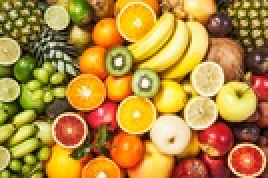
#> input picture proj2/istockphoto-529664572-612x612.jpg, 134 x 89 px, shrunk from 612 x 408 before the run (shown 2 times larger)
$ python main.py
#> lines starting #> are read from the running program, lines starting #| are printed output that depends on the picture
import numpy as np ##import numpy library
import matplotlib.pyplot as plt ##import matplotlib library


# Load the input image    imread = image read
x = input("Enter the name of the image file: ")
#> the answer given: istockphoto-529664572-612x612.jpg
image = plt.imread(x)
#> image is the input picture: shape (89, 134, 3); mean R, G, B 180.7, 138.3, 60.9


# Define the Henon map
def henon_map(x, y, a, b):
  x_new = 1 - a * x**2 + y
  y_new = b * x
  return x_new, y_new

# Define the skew tent map
def skew_tent_map(x, r):
  return r * abs(x)


# Define the bernulli map
def bernulli_map(x):
    if x < 0.5:
        return x*2
    else:
        return 2 * (1-x)


transformed_image = np.copy(image)

## image.shape[0] = width of image
## image.shape[1] = height of image

width = image.shape[0]
#> width = 89
height = image.shape[1]
#> height = 134

for i in range(width):
  for j in range(height):
    ## pixel = {r,g,b}
    ## red
    transformed_image[i, j, 0] , y = henon_map(image[i, j, 0], 0.0, 3.4, 0.6)
    ## green
    transformed_image[i, j, 1] = skew_tent_map(image[i, j, 1], 5.0)
    ## blue
    transformed_image[i, j, 2] = skew_tent_map(bernulli_map(image[i, j, 2]),5.5)
#> this loop made 89 passes
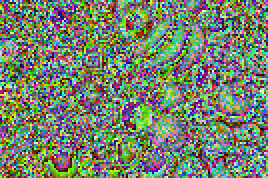
#> transformed_image: shape (89, 134, 3) (shown 2 times larger); mean R, G, B 118.3, 130.1, 109.1


# Display the original and transformed images

plt.imshow(image)
plt.show()


plt.imshow(transformed_image)
plt.show()
